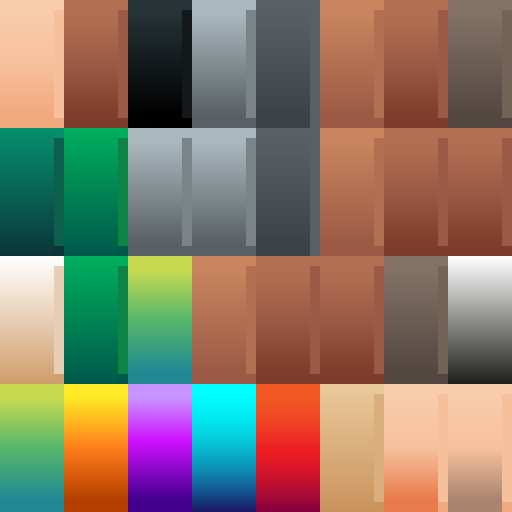
#> input picture art/kaykit/rogue_texture.png, 1024 x 1024 px (shown at 1/2 size)
$ python make_texture.py
#> lines starting #> are read from the running program, lines starting #| are printed output that depends on the picture
"""Paint the hero's extra colours into unused cells of the KayKit rogue atlas (8 x 4 cells of 128 x 256 px), copying
the shading of the tunic cell so new colours keep KayKit's gradient look.

    python art/make_texture.py
"""
from pathlib import Path

from PIL import Image

ART = Path(__file__).parent
SRC = Image.open(ART / "kaykit" / "rogue_texture.png").convert("RGB")
CW, CH = 128, 256
TEMPLATE = (1, 0)  # row, col: the tunic

# row 3 holds bright test gradients the characters never use
NEW = {
    (3, 0): (31, 142, 241),  # tee
    (3, 1): (22, 100, 180),  # tee trim and collar
    (3, 2): (47, 62, 117),  # shorts
    (3, 4): (240, 243, 247),  # sneakers and waistband
}


def cell(img, r, c):
#> called with r = 1, c = 0
    return img.crop((c * CW, r * CH, (c + 1) * CW, (r + 1) * CH))
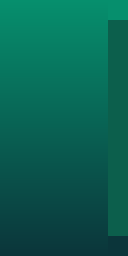
#> returned value: PIL image 128x256 RGB; mean R, G, B 9, 97.7, 82.6


def main():
    tpl = cell(SRC, *TEMPLATE)
#> (the run stopped early here; a loop or call above may not have finished)

$ run again, with art/kaykit/barbarian_texture.png copied over art/kaykit/rogue_texture.png
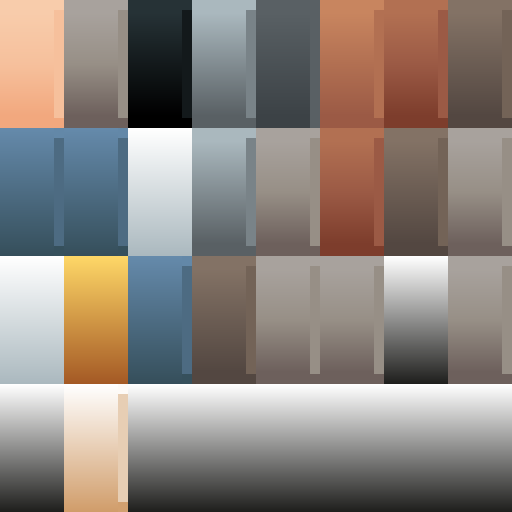
#> input picture art/kaykit/barbarian_texture.png, 1024 x 1024 px (shown at 1/2 size)
#> in cell, `return img.crop((c * CW, r * CH, (c + 1) * CW, (r + 1) * CH))`:
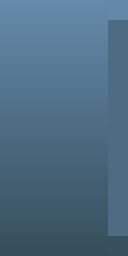
#> returned value: PIL image 128x256 RGB; mean R, G, B 77, 107.9, 130.5

$ run again, with art/kaykit/knight_texture.png copied over art/kaykit/rogue_texture.png
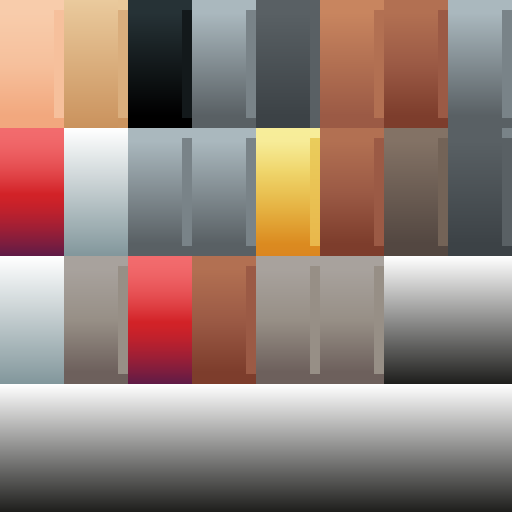
#> input picture art/kaykit/knight_texture.png, 1024 x 1024 px (shown at 1/2 size)
#> in cell, `return img.crop((c * CW, r * CH, (c + 1) * CW, (r + 1) * CH))`:
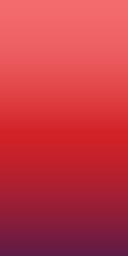
#> returned value: PIL image 128x256 RGB; mean R, G, B 196.5, 56.5, 68.4

$ run again, with art/kaykit/mage_texture.png copied over art/kaykit/rogue_texture.png
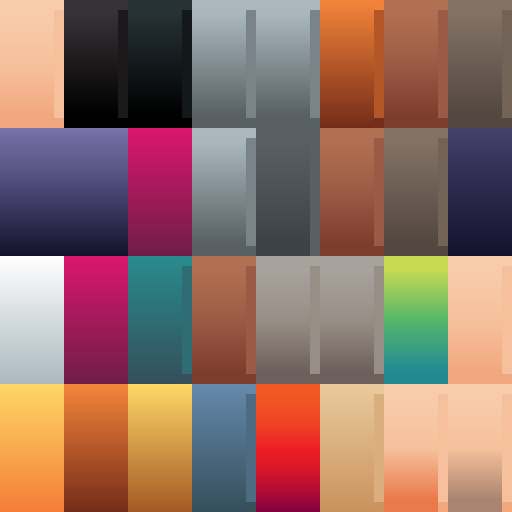
#> input picture art/kaykit/mage_texture.png, 1024 x 1024 px (shown at 1/2 size)
#> in cell, `return img.crop((c * CW, r * CH, (c + 1) * CW, (r + 1) * CH))`:
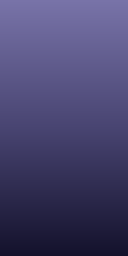
#> returned value: PIL image 128x256 RGB; mean R, G, B 70.8, 67.1, 109.4
